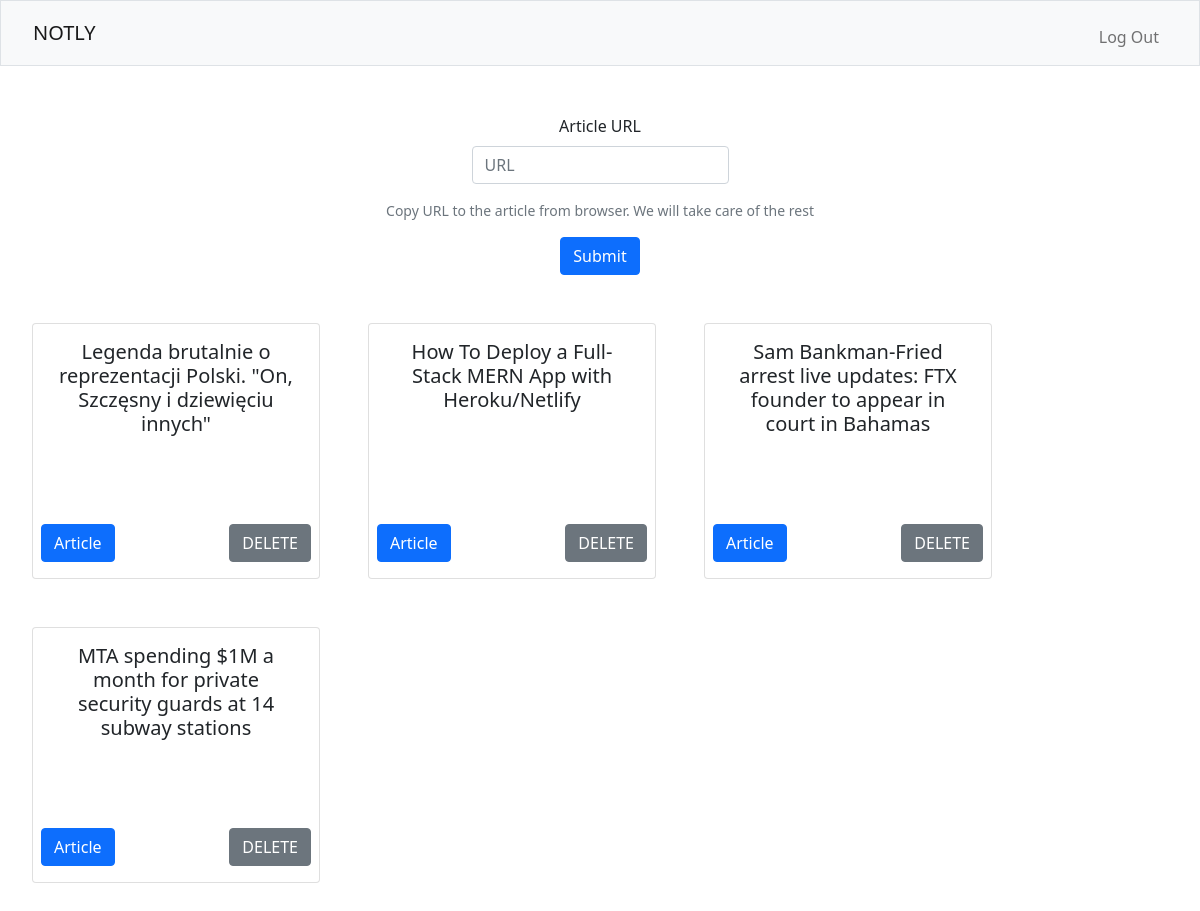
Page / (signed in) on the committed database.
### tables this page shows
CREATE TABLE "articles" (
	"id"	INTEGER NOT NULL,
	"title"	TEXT NOT NULL,
	"url"	TEXT NOT NULL,
	"user_id"	INTEGER NOT NULL,
	FOREIGN KEY("user_id") REFERENCES "users"("id"),
	PRIMARY KEY("id" AUTOINCREMENT)
);

### app.py (the view)
@app.route('/', methods=["GET", "POST"])
@login_required
def index():
    current_user = session["user_id"]
    if request.method == "POST":
        cursor.execute("INSERT INTO articles (url, title, user_id) VALUES (?, ?, ?)", (request.form.get("URL"), find_title(request.form.get("URL")), current_user)).fetchall()
        connection.commit()
        return redirect("/")
    urls = cursor.execute(f"SELECT title, url, id FROM articles WHERE user_id IS {current_user}").fetchall()
    return render_template("index.html", urls=urls)

### helpers/helpers.py (called while the page is built)
def login_required(f):
    @wraps(f)
    def decorated_function(*args, **kwargs):
        if session.get("user_id") is None:
            return redirect("/login")
        return f(*args, **kwargs)
    return decorated_function

### templates/index.html (shortened to what this page needs)
{% extends "layout.html" %}
{% block main %}
<form action="/" method="post">
    <div class="mb-3">
        <label class="form-label">Article URL</label>
        <input autocomplete="off" autofocus class="form-control mx-auto w-auto mb-3" id="URL" name="URL"
            placeholder="URL" type="text">
        <div id="emailHelp" class="form-text">Copy URL to the article from browser. We will take care of the rest</div>
    </div>
    <button type="submit" class="btn btn-primary">Submit</button>
</form>
<div class="d-flex flex-wrap gap-5 mt-5 ">
    {% for url in urls %}
    <div class="card pb-3 px-2" style="width: 18rem; height: 16rem;">
        <div class="card-body position-relative">
            <h5 class="card-title">{{url[0]}}</h5>
            <a href={{url[1]}} target="_blank" class="card-link">
                <button type="button" class="btn btn-primary position-absolute bottom-0 start-0">Article</button>
            </a>
            <form method="POST" action="/delete/article">
                <input type="submit" value="DELETE"
                class="btn btn-secondary position-absolute bottom-0 end-0"
                    onclick="return confirm('Are you sure you want to delete this article?')">
            </form>
        </div>
    </div>
    {% endfor %}
</div>
{% endblock %}

### templates/layout.html (shortened to what this page needs)
<!DOCTYPE html>
<html lang="en">
<head>
    <link href="https://cdn.jsdelivr.net/npm/bootstrap@5.1.3/dist/css/bootstrap.min.css"
 rel="stylesheet">
    <link href="/static/styles.css" rel="stylesheet">
</head>
<body>
    <nav class="bg-light border navbar navbar-expand-md navbar-light">
        <div class="container-fluid">
            <a class="navbar-brand" href="/">NOTLY</a>
            <div class="collapse navbar-collapse" id="navbar">
                {% if session["user_id"] %}
                <ul class="navbar-nav ms-auto mt-2">
                    <li class="nav-item"><a class="nav-link" href="/logout">Log Out</a></li>
                </ul>
                {% else %}
                <ul class="navbar-nav ms-auto mt-2">
                    <li class="nav-item"><a class="nav-link" href="/register">Register</a></li>
                    <li class="nav-item"><a class="nav-link" href="/login">Log In</a></li>
                </ul>
                {% endif %}
            </div>
        </div>
    </nav>
    <main class="container-fluid py-5 text-center">
        {% block main %}{% endblock %}
    </main>
</body>
</html>

### static/styles.css (style rules this page uses)
.container-fluid { padding: 0rem 2rem; }

### rows in the picture
articles: title "Legenda brutalnie o reprezentacji Polski. \"On, Szczęsny i dziewięciu innych\""
articles: title "How To Deploy a Full-Stack MERN App with Heroku/Netlify"
articles: title "Sam Bankman-Fried arrest live updates: FTX founder to appear in court in Bahamas"
articles: title "MTA spending $1M a month for private security guards at 14 subway stations"
